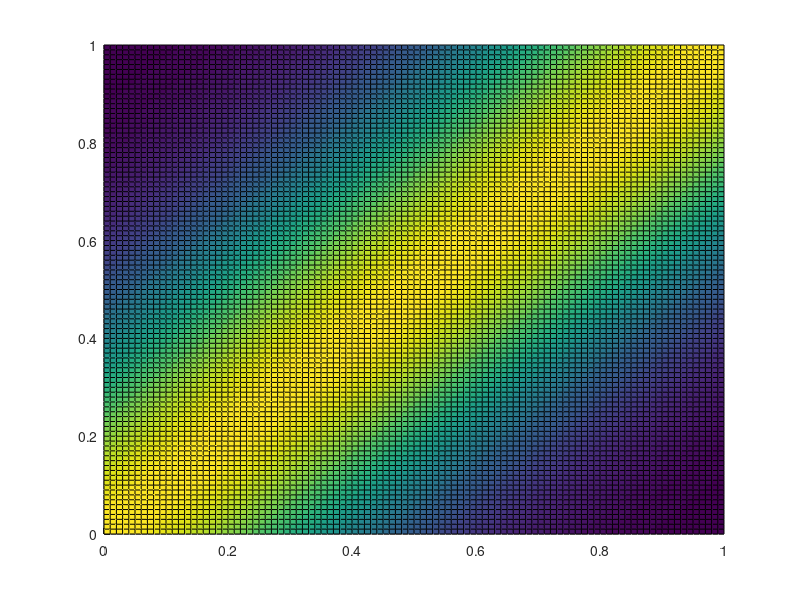
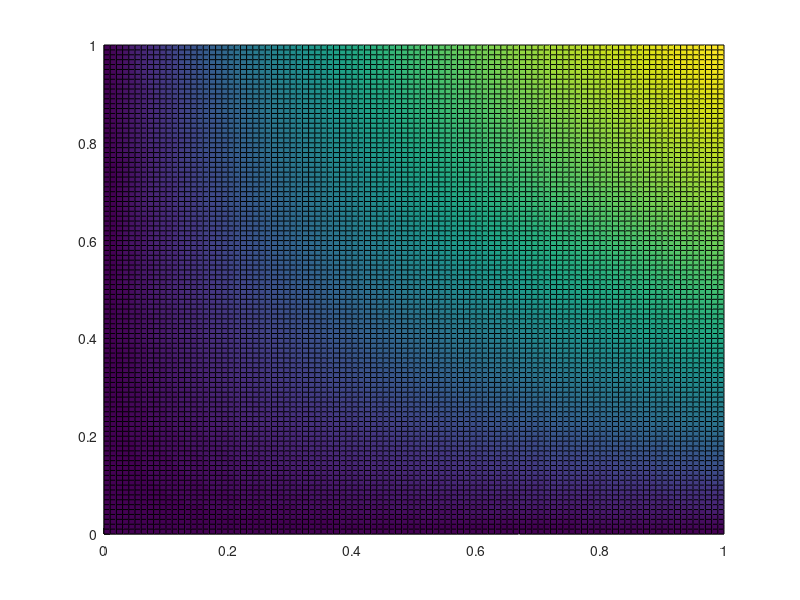

Reproduce these figures in MATLAB, in order. (Note: this script raises an error after producing the figures.)
clear all
clc

%Solution for question 1a
%Create a meshgrid to evaluate the kernel function on a grid
X = [0:0.01:1];
Y = [0:0.01:1];
[Xv Yv] = meshgrid(X,Y);

%Plotting Gaussian kernel matrix
%Gaussian function => exp(-((Xv-Yv).^2)/a)
%choosing a=0.2
Z = exp(-((Xv-Yv).^2)/0.2);
surface(Xv,Yv,Z)

%Plotting Sigmoid function Kernel matrix
figure();
%tanh function => tanh(aXY + b)
%choosing a=1, b=1
Z = tanh((Xv.*Yv) + 1);
surface(Xv,Yv,Z)

%Solution for 1b

%Splitting the data into train and test 25 75 split
[trainInd, valInd, testInd] = dividerand(length(DATA), 0.25,0,0.75);
trainDATA = DATA(trainInd, :);

%Now: separating X, t1, t2
X = trainDATA(:,[1 2]);
t1 = trainDATA(:,3);
t2 = trainDATA(:,4);

%Using kernel ridge regression
%Calcualte the Gram matrix
lambda = 10;
s = 0.07
K = squareform(pdist(X, 'euclidean'));
K = exp(-(K.^2)/s^2);

%The model for kernel regression is y = sum ai*k(x,xi)
%Calculate a values

a1 = inv(K + lambda*eye(length(K)))*t1;
a2 = inv(K + lambda*eye(length(K)))*t2;

[Xv Yv] = meshgrid([0:0.02:1], [0:0.02:1]);
coords = [reshape(Xv, [length(Xv)*length(Xv) 1]) reshape(Yv, [length(Yv)*length(Yv) 1])];

kernel_matrix = exp(-(pdist2(coords, X, 'euclidean').^2)/s^2);

Z1_preds = reshape(kernel_matrix*a1, [length(Xv) length(Xv)]);
Z2_preds = reshape(kernel_matrix*a2, [length(Xv) length(Xv)]);

figure()
surface(Xv,Yv,Z1_preds);
figure()
surface(Xv,Yv,Z2_preds);


